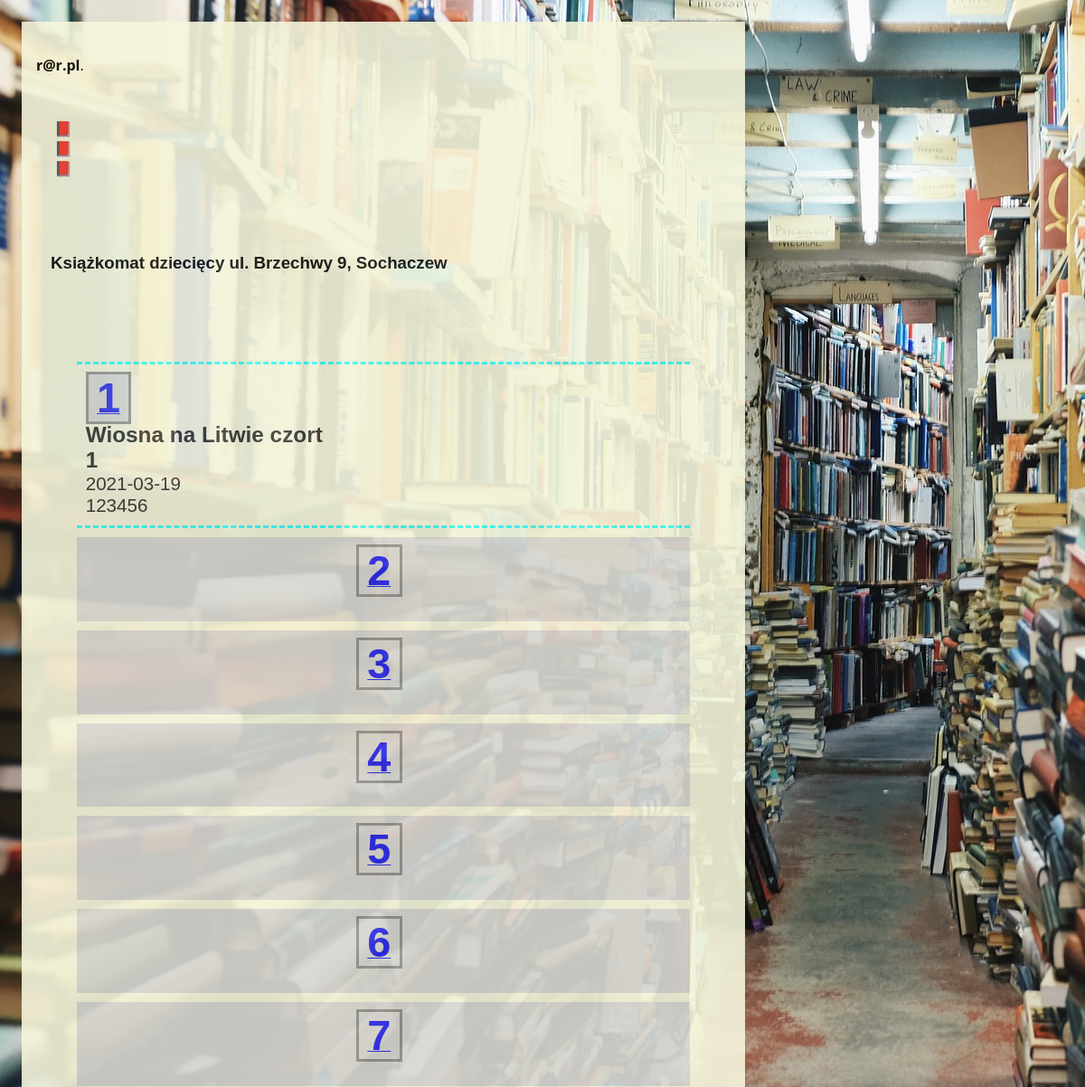
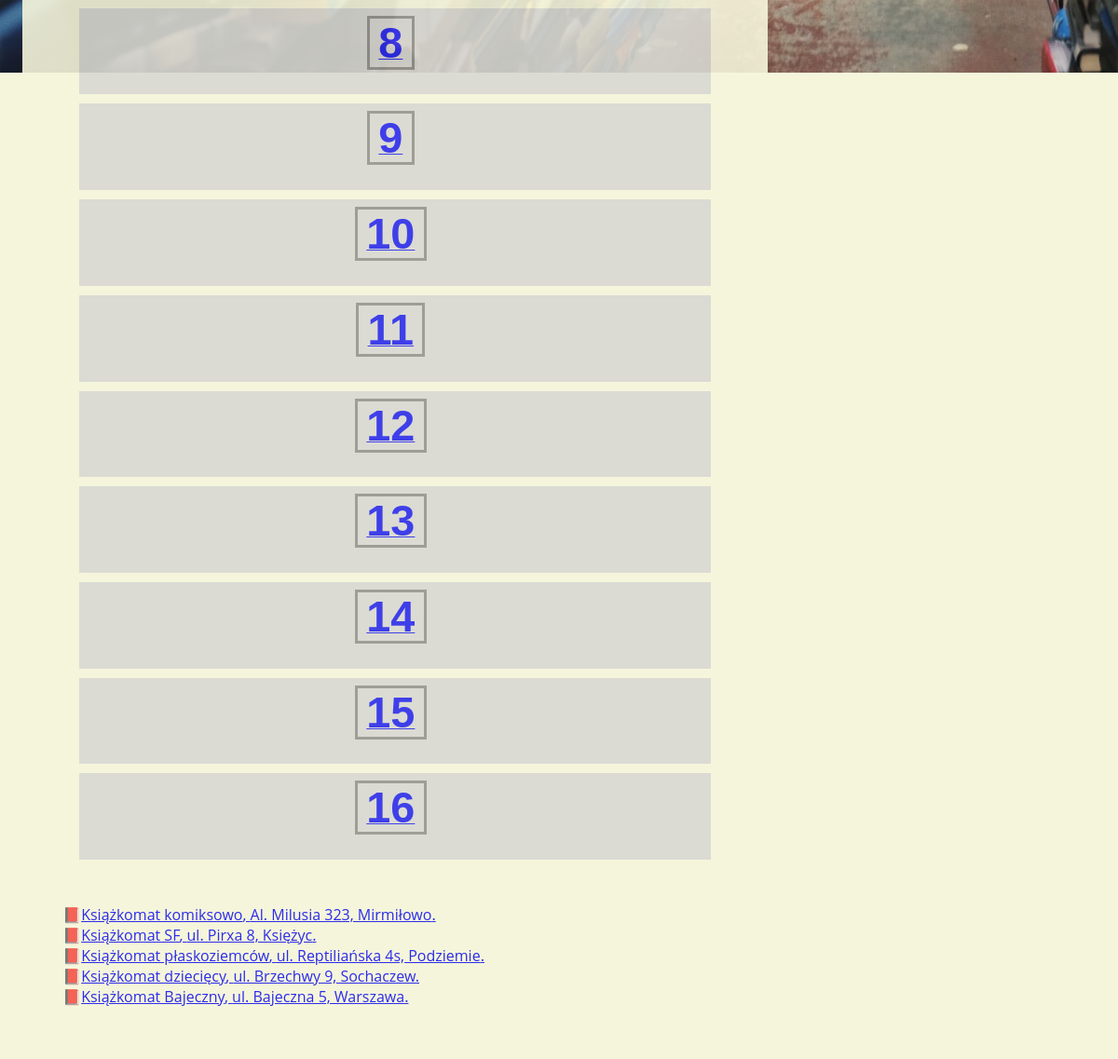
The page /machine.php?id=17 (signed in) on the database its author committed (2 pictures, top to bottom).
### tables this page shows
CREATE TABLE "unit" (
    "unit_id" INTEGER PRIMARY KEY AUTOINCREMENT NOT NULL,
    "unit_name" TEXT,
    "unit_address" TEXT,
    "number_columns" INTEGER,
    "number_box" INTEGER
);

CREATE TABLE "user" (
    "id" INTEGER PRIMARY KEY AUTOINCREMENT NOT NULL,
    "date_insertion" DATETIME,
    "title" TEXT,
    "access_code" TEXT,
    "user_id" INTEGER,
    "box_nr" INTEGER,
    "unit_id" INTEGER
);

### machine.php (the view, shortened to what this page needs)
<?php
require 'config.php';
$db = new MyDB($dbfile);
$selected_unit = filter_input(INPUT_GET, 'id', FILTER_VALIDATE_INT);
$stm = $db->query("SELECT unit_id, unit_name, unit_address, number_box FROM unit");
while ($row = $stm->fetchArray(1)) {
    $unit_id = $row['unit_id'];
    $unit_name = $row['unit_name'];
    $unit_address = $row['unit_address'];
    $unit = "<li><a href=\"?id=$unit_id\">$unit_name, $unit_address.</a></li>";
    $all_units .= $unit;
}
function selected_machine($db, $selected_unit, $info)
{
    $unit_name = "";
    $unit_address = "";
    $number_box = "";
    $stm = $db->prepare("SELECT * from unit where unit_id = :unit_id");
    $stm->bindValue(':unit_id', $selected_unit);
    $score = $stm->execute();
    while ($row = $score->fetchArray(1)) {
        $unit_name = $row['unit_name'];
        $unit_address = $row['unit_address'];
        $number_columns = $row['number_columns'];
        $number_box = $row['number_box'];
    };
    $numbox = 1;
    $k = 1;
    $r = 0;
    $drawing_start = "\n<div  class=\"edycja\">\n";
    $drawing_body = "";
    while ($numbox <= $number_box) {
        $stm = $db->prepare("SELECT unit_name, unit_address from unit where unit_id = :unit_id");
        $stm->bindValue(':unit_id', $selected_unit);
        $score = $stm->execute();
        while ($row = $score->fetchArray(1)) {
            $unit_name = $row['unit_name'];
            $unit_address = $row['unit_address'];
        };
        $stm_box = $db->prepare("SELECT * from user where box_nr = :numbox and unit_id = :unit_id");
        $stm_box->bindValue(':numbox', $numbox);
        $stm_box->bindValue(':unit_id', $selected_unit);
        $score_box = $stm_box->execute();
        $date_insertion = "";
        $title = "";
        $access_code = "";
        $user_id = "";
        while ($row_box = $score_box->fetchArray(1)) {
            $date_insertion = $row_box['date_insertion'];
            $title = $row_box['title'];
            $access_code = $row_box['access_code'];
            $user_id = $row_box['user_id'];
        };
        $box_full = "";
        if (strlen($date_insertion) > 1) {
            $single_box = "<div class=\"machine-box pelna  \">
        <div class=\"\"><a href=\"edit-box.php?box=$numbox&id=$selected_unit\"><span class=\"box-number\">$numbox</span></a>
        $box_full</div><a href=\"edit-box.php?box=$numbox&id=$selected_unit\" class=\"decoration-none\">
        <div>" . $info['book_title'] . " <span class=\"main-data\">$title</span>
        </div>
        <div>" . $info['lockbox_code'] . " <span class=\"main-data\">$access_code</span></div>
        <div>" . $info['date_emptying'] . " <span class=\"highlighted-description\">$date_insertion</span></div>
        <div>" . $info['reader_id'] . " <span class=\"highlighted-description\">$user_id</span></div>
        </a>\n</div>";
        } else {
            $single_box = "<div class=\"grid-item pusta\">
        <div class=\"\"><a href=\"edit-box.php?box=$numbox&id=$selected_unit\"><span class=\"box-number\">$numbox</span></a>
        $box_full<p class=\"alert\"><a href=\"edit-box.php?box=$numbox&id=$selected_unit\">" . $info['box_empty'] . "</a></p>
        </div>\n</div>";
        }
        $drawing_body = $drawing_body . " $single_box  ";
        if ($k < $number_columns) {
            $k++;
            $r++;
        } else {
            $k = 1;
            $drawing_body = $drawing_body . "";
        }
        $numbox++;
    }
    $drawing_stop = "</div>\n";
    $drawing_selected_machine = $drawing_start . $drawing_body . $drawing_stop;
    $unit_info = array($drawing_selected_machine, $unit_name, $unit_address);
    return $unit_info;
}
$unit_info = selected_machine($db, $selected_unit, $info);
$select_machine = $unit_info[1] . " " . $unit_info[2];
$all_units_after = "";
if (is_int($selected_unit)) {
    $unit_template = $unit_info[0];
    $all_units_after = $all_units;
} else {
    $select_machine = $info['select_machine'];
    $unit_template = "";
    $select_machine_after = "";
}
echo $page_head . "\n\t\t<title>" . $info['machine_title']; ?></title>
</head>
<body>
    <?php
    if (isset($_SESSION["name"])) {
    ?>
        <header class="page-header">
            <?php echo $info['admin_login_info'] . " <b>" . $_SESSION['name']; ?></b>.<br>
        </header>
        <nav>
            <ul>
                <li><?php echo $info['admin_logout']; ?></li>
                <li><?php echo $info['admin_page']; ?></li>
                <li><?php echo $info['machine_page']; ?></li>
            </ul>
        </nav>
        <main role="main">
            <section>
                <h3 class=""><?php echo $select_machine; ?></h3>
            </section>
            <section>
                <h3 class=""><?php echo $unit_template;  ?></h3>
                <?php echo $all_units_after; ?>
            </section>
        </main>
    <?php
    } else {
        echo '<header class="page-header">
        <h1>' . $info["machine_message"] . '</h1>
        <h2><a href="login.php">' . $info["login_first"] . '</a></h2>
    </header>';
    }
    ?>
</body>
</html>

### css/style.css (style rules this page uses)
.grid-item { padding: 10px; margin: 10px; text-align: center; }
.pelna { background-color: beige; opacity: 0.9; color: black; }
.pusta { background: lightgray; color: black; }
.main-data { font-weight: bold; font-size: 1.3em; }
.highlighted-description { font-weight: normal; font-size: 1.1em; color: #000; }
.box-number { font-size: 2.5em; font-weight: bold; border-color: gray; background-color: lightgray; border-style: solid; margin-right: .2em; padding-left: 0.2em; padding-right: .2em; }
.machine-box { padding: 10px; margin: 10px; border-bottom: aqua; border-top: aqua; border-top-style: dashed; border-bottom-style: dashed; }
.decoration-none { text-decoration: none; color: black; }
.edycja { background-color: beige; opacity: 0.9; color: black; padding: 1em; margin-bottom: 1em; }
body { padding: 1em; background-image: url('../img/books-768426_1920.jpg'); background-repeat: no-repeat; background-attachment: fixed; background-color: beige; max-width: 800px; font-family: 'Open Sans', sans-serif; }
header { background-color: beige; opacity: 0.9; padding: 1em; }
main { background-color: beige; opacity: 0.9; padding: 1em; }
section { background-color: beige; opacity: 0.9; padding: 1em; }
nav { background-color: beige; opacity: 0.9; padding: 1em; }
h1, h2, h3 { font-family: 'Jost', sans-serif; }
li { list-style: "📕"; padding-left: 0.7em; }

### rows shown on the page
unit: select_machine "Książkomat dziecięcy ul. Brzechwy 9, Sochaczew", unit_name "Książkomat dziecięcy", unit_address "ul. Brzechwy 9, Sochaczew"
user: title "Wiosna na Litwie czort", access_code "1", date_insertion "2021-03-19", user "123456"
unit: unit_name "Książkomat komiksowo", unit_address "Al. Milusia 323, Mirmiłowo"
unit: unit_name "Książkomat SF", unit_address "ul. Pirxa 8, Księżyc"
unit: unit_name "Książkomat płaskoziemców", unit_address "ul. Reptiliańska 4s, Podziemie"
unit: unit_name "Książkomat Bajeczny", unit_address "ul. Bajeczna 5, Warszawa"

### other values the page prints
$_SESSION['name'] "r@r.pl"
